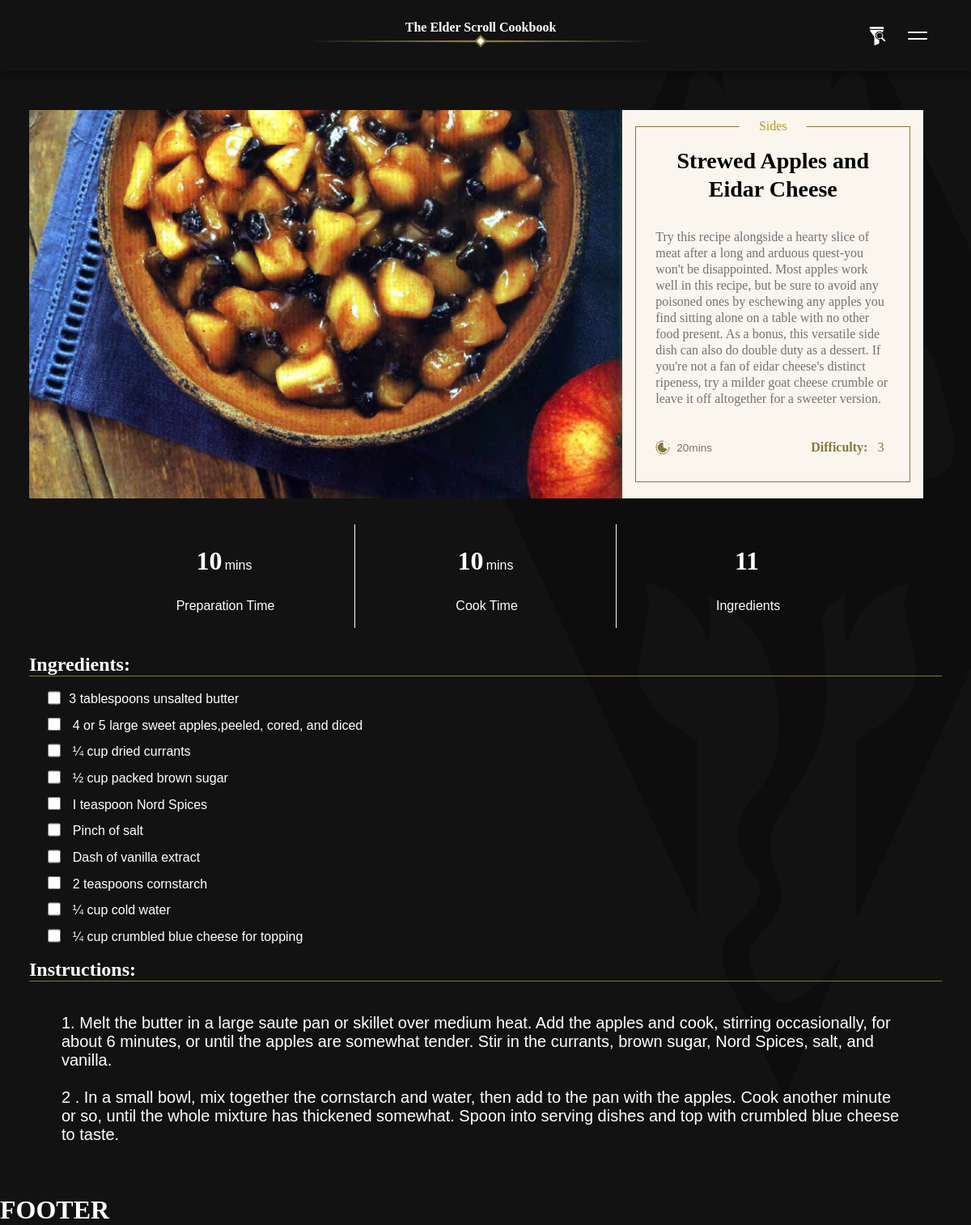
Page /final/detail_recipe.php?id=9 (signed in) on the committed database.
### tables this page shows
CREATE TABLE `recipes` (
  `r_ID` int(11) NOT NULL,
  `r_title` varchar(128) NOT NULL,
  `r_imgName` varchar(128) NOT NULL,
  `r_difficulty` int(11) NOT NULL,
  `r_region` varchar(128) NOT NULL,
  `r_type` varchar(128) NOT NULL,
  `r_prepTime` int(11) NOT NULL,
  `r_cookTime` int(11) NOT NULL,
  `r_origin` text NOT NULL,
  `r_ingredients` text NOT NULL,
  `r_steps` text NOT NULL
);

### final/detail_recipe.php (the view, shortened to what this page needs)
<?php
    include_once './include/dbh_inc.php';
    $sql = "SELECT * FROM recipes WHERE r_ID='" . $_GET["id"] . "';";
    $result = mysqli_query($conn,$sql);
    if($result && !($result->num_rows == 0)){
        $row = mysqli_fetch_assoc($result);
        $title = $row['r_title'];
        $difficulty = $row['r_difficulty'];
        $type = $row['r_type'];
        $prepTime = $row['r_prepTime'];
        $cookTime = $row['r_cookTime'];
        $origin = $row['r_origin'];
        $ingredients = $row['r_ingredients'];
        $steps = $row['r_steps'];
        $time = $prepTime + $cookTime;
        $mins = $time % 60;
    }
    else{
        header("location: ./recipe.php?error=recipeDoesNotExist");
    }
?>
<!DOCTYPE html>
<html lang="en">
<head>
    <link rel="stylesheet" href="./css/general.css">
    <link rel="stylesheet" href="./css/bg.css">
    <link rel="stylesheet" href="./css/detail.css">
</head>
<body>
    <?php
    include_once './injection/navbar.php';
    ?>
    <div class="container">
        <div id="showcase">
            <div id="thumbnail"></div>
            <div class="description_container">
                <div class="tag"><?php echo $type; ?></div>
                <div class="content_box">
                <h1 class="title">
                    <?php
                    echo $title;
                    ?>
                </h1>
                    <p><?php echo $origin; ?></p>
                    <div class="desc_bot">
                        <div class="time">
                            <img src="./img/timer_icon.svg" alt="Cooking    Time">
                            <p><?php
                                echo $mins . "mins</p>";
                                ?></p>
                        </div>
                        <div class="difficulty">
                            <p><b>Difficulty: </b><?php echo $difficulty;   ?></p>
                        </div>
                    </div>
                </div>
            </div>
        </div>
        <ul id="time">
            <?php
            $ingredient_list = explode("||", $ingredients);
            $ingredient_count = count($ingredient_list);
            echo "<li><div class='numbers'><div><h2>";
            echo (int)($prepTime % 60) . "</h2><p> mins</p></div></div>";
            echo "<p>Preparation Time</p>";
            echo "</li>";
            echo "<li><div class='numbers'><div><h2>";
            echo (int)($cookTime % 60) . "</h2><p> mins</p></div></div>";
            echo "<p>Cook Time</p>";
            echo "</li>";
            echo "<li><div class='numbers'><h2>";
            echo $ingredient_count;
            echo "</h2></div><p>Ingredients</p>";
            echo "</li>";
            ?></p>
        </ul>
        <h2>Ingredients: </h2>
        <div id="ingredients">
            <ul>
            <?php
                for ($i=0; $i < count($ingredient_list); $i++){
                    if($ingredient_list[$i]){
                        echo "<li>";
                        echo "<input type='checkbox' class='checkbox'>";
                        echo "<span>";
                        echo $ingredient_list[$i];
                        echo "</span></li>";
                    }
                }
            ?>
            </ul>
        </div>
        <h2>Instructions:</h2>
        <ul id="instruction">
            <?php
                $step_list = explode("||", $steps);
                for ($i=0; $i < count($step_list); $i++){
                    echo "<li>";
                    echo $step_list[$i];
                    echo "</li><br>";
                }
            ?>
        </ul>
    </div>
    <?php
    include_once "./injection/footer.php";
    ?>
</body>
</html>

### final/css/general.css (style rules this page uses)
* { box-sizing: border-box; margin: 0; padding: 0; font-family: Arial, Helvetica, sans-serif; }
body { background-color: #121212; color: white; width: 100vw; position: relative; overflow-x: hidden; }
h1, h2, label, a, select { font-family: trajan, trajan-pro-3, Garamond; font-weight: 700; font-style: normal; color: white; }
li, ul { text-decoration: none; list-style-type: none; }
input { outline: white; }

### final/css/bg.css (style rules this page uses)
body { --vh: 1/10vh; background-image: url(../img/bg_ess_icon.svg); background-repeat: no-repeat; background-size: 60vw; background-attachment: fixed; background-position-x: 50vw; background-position-y: calc(100px / 10vh); z-index: -1; }

### final/css/detail.css (style rules this page uses)
.container { padding: 0 7vw; max-width: 1200px; margin: auto; }
.container h2 { border-bottom: 1px solid #88773A; }
#showcase { display: flex; flex-direction: column; max-width: 1200px; margin: auto; }
#thumbnail { width: 100%; height: 15em; background-size: cover; background-position: bottom; }
.description_container { background-color: #FAF6EE; padding: 1.25em 1em; position: relative; width: 100%; }
.content_box { border: 1px #88773A solid; padding: 1.5em; display: flex; flex-direction: column; justify-content: space-between; align-items: center; height: 100%; }
.title { height: 2.5em; display: flex; justify-content: center; align-items: center; }
.content_box h1 { text-align: center; font-size: 1.75em; font-weight: bold; line-height: 1.25em; color: black; }
.content_box p { font-family: 'EB Garamond', serif; font-weight: normal; line-height: 1em; margin: .5em 0; color: rgb(114, 114, 114); line-height: 1.25em; }
.desc_bot { width: 100%; display: flex; justify-content: space-between; flex-direction: row; align-items: center; }
.time { display: flex; align-items: center; }
.time p { font-family: Arial, Helvetica, sans-serif; font-size: .85em; margin: 0; color: #727272; }
.time img { padding-right: .5em; }
.difficulty { display: flex; align-items: center; }
.difficulty p, .difficulty b { font-family: trajan, trajan-pro-3, Garamond; font-size: 1em; margin-right: .5em; color: #88773A; }
.tag { position: absolute; font-family: 'EB Garamond', serif; font-size: 1em; color: #B8992A; top: 0; left: 50%; margin-top: 1.25em; transform: translate(-50%, -50%); padding: 0 1.5em; background-color: #FAF6EE; }
#ingredients { margin: 1em 0 1em 1em; }
#ingredients ul { display: flex; flex-wrap: wrap; row-gap: .75em; column-gap: 1.5em; flex-direction: column; }
#ingredients ul li { font-size: 1em; text-decoration: none; }
#ingredients ul li span { text-decoration-line: none!important; }
input[type="checkbox"] { vertical-align: middle; background-color: rgb(255, 255, 255); border: 2px solid #88773A; margin: 0 .75em .3em .5em; height: 1.25em; width: 1.25em; border-radius: .625em; cursor: pointer; display: inline-flex; justify-content: center; align-items: center; }
#time { display: flex; flex-direction: row; justify-content: space-evenly; margin: 2em 0; align-items: center; }
#time li { height: 8em; flex: 1; display: grid; grid-template-rows: 2fr 1fr; align-items: center; justify-items: center; }
.numbers { height: 100%; display: flex; align-items: center; justify-content: center; flex-direction: row; flex-wrap: wrap; }
.numbers div { margin: .1em; }
.numbers div > * { display: inline-block; }
.numbers h2 { margin: 0; border: none; font-size: 2em; }
#time li p { display: inline-block; font-size: 1em; padding-left: .2em; text-align: center; }
h2 { margin-bottom: .75em; font-size: 1.5em; }
#instruction { margin: 2em; font-size: 1.25em; }
@media screen and (min-width:720px) { .container { padding: 0 3vw; } }
@media screen and (min-width:720px) { #showcase { width: 100%; height: 30em; max-width: 1200px; flex-direction: row; margin: auto; } }
@media screen and (min-width:720px) { #thumbnail { width: 65%; height: 100%; background-size: cover; background-position: bottom; } }
@media screen and (min-width:720px) { .description_container { width: 33%; min-width: 300px; } }
@media screen and (min-width:720px) { #time { margin: 2em 5em; } }
@media screen and (min-width:720px) { #time li { height: 7em; } }

### rows in the picture
recipes: r_type "Sides", r_title "Strewed Apples and Eidar Cheese", r_origin "Try this recipe alongside a hearty slice of meat after a long and arduous quest-you won't be disappointed. Most apples work well in this recipe, but be sure to avoid any poisoned ones by eschewing any apples you find sitting alone on a table with no other food present. As a bonus, this versatile side dish can also do double duty as a dessert. If you're not a fan of eidar cheese's distinct ripeness, try a milder goat cheese crumble or leave it off altogether for a sweeter version.", mins "20", r_difficulty "3", $prepTime%60 "10", $cookTime%60 "10", r_ingredients "11", r_ingredients "3 tablespoons unsalted butter", r_ingredients "4 or 5 large sweet apples,peeled, cored, and diced", r_ingredients "¼ cup dried currants", r_ingredients "½ cup packed brown sugar", r_ingredients "I teaspoon Nord Spices", r_ingredients "Pinch of salt", r_ingredients "Dash of vanilla extract", r_ingredients "2 teaspoons cornstarch", r_ingredients "¼ cup cold water", r_ingredients "¼ cup crumbled blue cheese for topping", r_steps "1. Melt the butter in a large saute pan or skillet over medium heat. Add the apples and cook, stirring occasionally, for about 6 minutes, or until the apples are somewhat tender. Stir in the currants, brown sugar, Nord Spices, salt, and vanilla.", r_steps "2 . In a small bowl, mix together the cornstarch and water, then add to the pan with the apples. Cook another minute or so, until the whole mixture has thickened somewhat. Spoon into serving dishes and top with crumbled blue cheese to taste."
